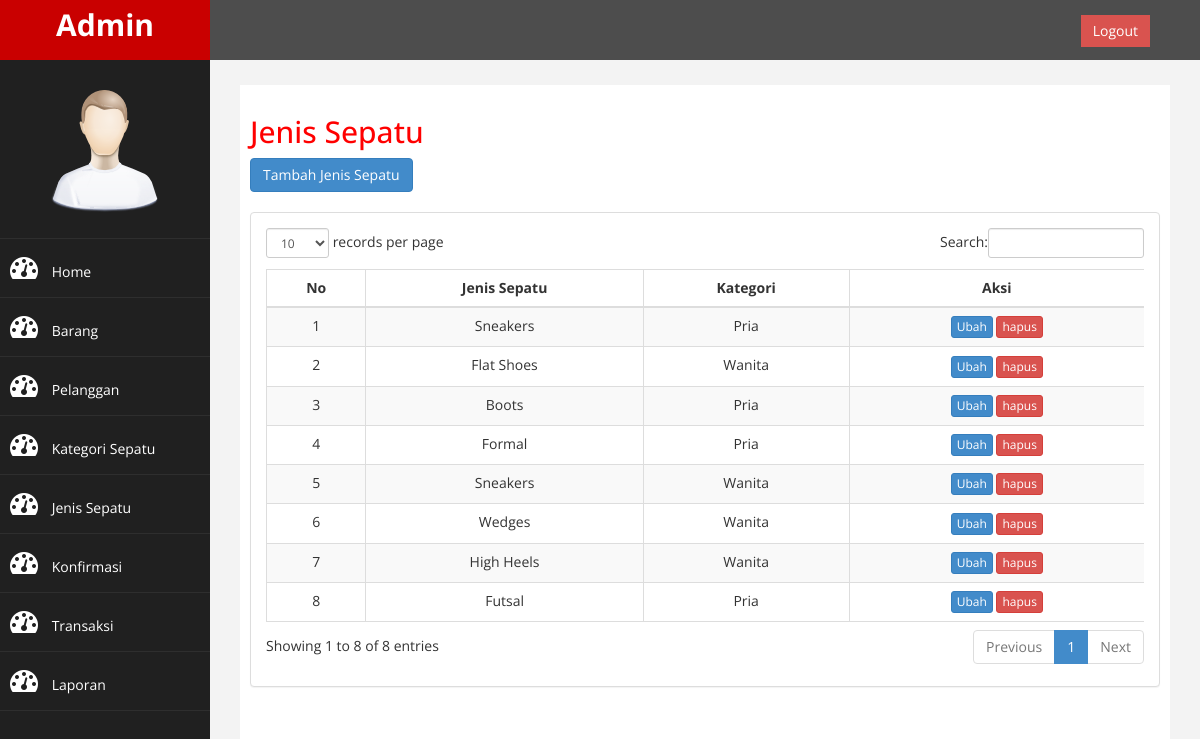
/admin/index.php?halaman=jenissepatu (signed in), run on the app's committed database.
### tables this page shows
CREATE TABLE `jenis` (
  `id_jenis` varchar(6) NOT NULL,
  `jenis_sepatu` varchar(20) NOT NULL,
  `id_kategori` varchar(6) NOT NULL,
  PRIMARY KEY (`id_jenis`)
);

CREATE TABLE `kategori` (
  `id_kategori` varchar(6) NOT NULL,
  `nama_kategori` varchar(20) NOT NULL,
  PRIMARY KEY (`id_kategori`)
);

### admin/jenissepatu.php (the view)
<h2>Jenis Sepatu</h2>
<a href="index.php?halaman=tambahjenis" class="btn btn-primary">Tambah Jenis Sepatu</a>
<br><br>
<div class="panel panel-default">
	<div class="panel-body">
		<div class="table-responsive">
			<table class="table table-bordered table-hover table-striped" id="dataTables-example">
				<thead>
					<tr>
						<th class="tengah">No</th>
						<th class="tengah">Jenis Sepatu</th>
						<th class="tengah">Kategori</th>
						<th class="tengah">Aksi</th>
					</tr>
				</thead>
				<tbody>
					<?php $nomor = 1 ?>
					<?php $query = mysqli_query($con, "SELECT * FROM jenis JOIN kategori
												ON jenis.id_kategori = kategori.id_kategori"); ?>
					<?php while ( $ambil = mysqli_fetch_assoc($query)) { ?>
					<tr>
						<td class="tengah"><?php echo $nomor; ?></td>
						<td class="tengah"><?php echo $ambil['jenis_sepatu']; ?></td>
						<td class="tengah"><?php echo $ambil['nama_kategori']; ?></td>
						<td class="tengah">
							<a href="index.php?halaman=ubahjenis&id=<?php echo $ambil['id_jenis']; ?>" class="btn btn-xs btn-primary">Ubah</a>
							<a href="index.php?halaman=hapusjenis&id=<?php echo $ambil['id_jenis']; ?>" class="btn btn-xs btn-danger" onclick="return confirm('ANDA YAKIN AKAN MENGHAPUS JENIS SEPATU INI ?')">hapus</a>
						</td>
					</tr>
					<?php $nomor++ ?>
					<?php } ?>
				</tbody>
			</table>
		</div>
 	</div>
</div>

### admin/assets/css/custom.css (style rules this page uses)
body { font-family: 'Open Sans', sans-serif; }
.tengah { text-align: center; }
h2 { color: #f00; }

### data on the page
jenis: jenis_sepatu "Sneakers", id_kategori.nama_kategori "Pria"
jenis: jenis_sepatu "Flat Shoes", id_kategori.nama_kategori "Wanita"
jenis: jenis_sepatu "Boots", id_kategori.nama_kategori "Pria"
jenis: jenis_sepatu "Formal", id_kategori.nama_kategori "Pria"
jenis: jenis_sepatu "Sneakers", id_kategori.nama_kategori "Wanita"
jenis: jenis_sepatu "Wedges", id_kategori.nama_kategori "Wanita"
jenis: jenis_sepatu "High Heels", id_kategori.nama_kategori "Wanita"
jenis: jenis_sepatu "Futsal", id_kategori.nama_kategori "Pria"
